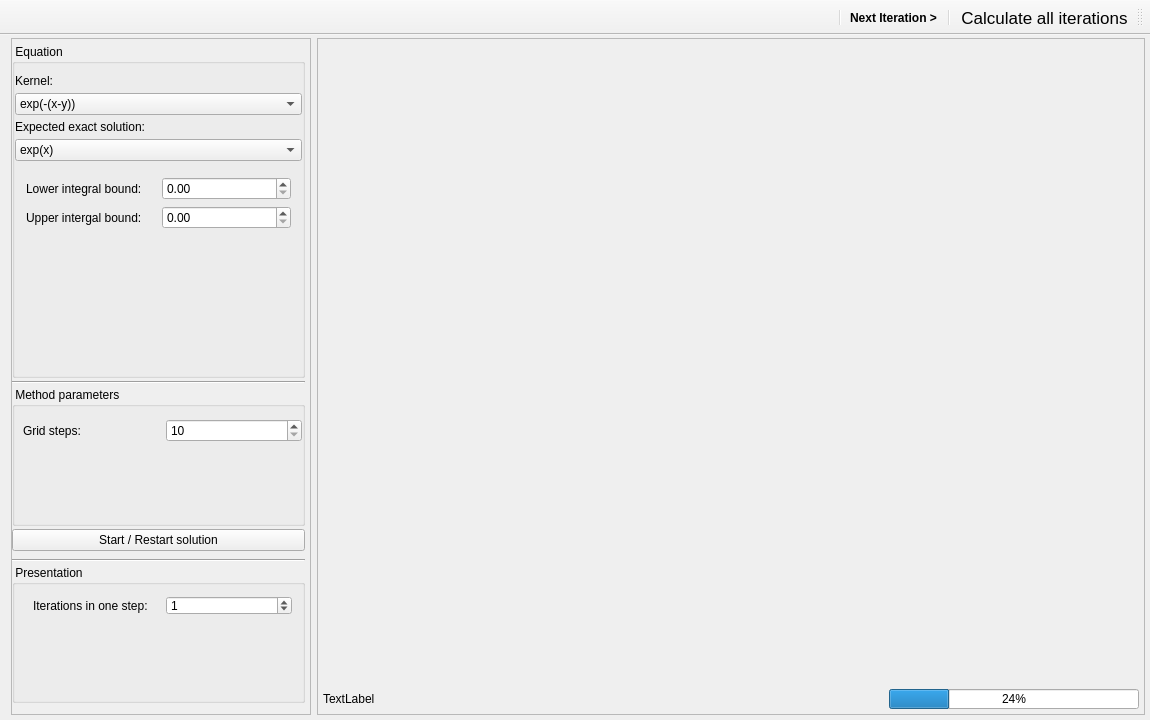
<?xml version="1.0" encoding="UTF-8"?>
<ui version="4.0">
 <class>MainWindow</class>
 <widget class="QMainWindow" name="MainWindow">
  <property name="geometry">
   <rect>
    <x>0</x>
    <y>0</y>
    <width>1150</width>
    <height>720</height>
   </rect>
  </property>
  <property name="sizePolicy">
   <sizepolicy hsizetype="Fixed" vsizetype="Preferred">
    <horstretch>0</horstretch>
    <verstretch>0</verstretch>
   </sizepolicy>
  </property>
  <property name="windowTitle">
   <string>Intergal equation solver (featuring interations method)</string>
  </property>
  <widget class="QWidget" name="centralWidget">
   <layout class="QGridLayout" name="gridLayout">
    <property name="topMargin">
     <number>3</number>
    </property>
    <property name="rightMargin">
     <number>5</number>
    </property>
    <property name="bottomMargin">
     <number>5</number>
    </property>
    <item row="0" column="0">
     <widget class="QFrame" name="frame">
      <property name="sizePolicy">
       <sizepolicy hsizetype="Fixed" vsizetype="Preferred">
        <horstretch>0</horstretch>
        <verstretch>0</verstretch>
       </sizepolicy>
      </property>
      <property name="minimumSize">
       <size>
        <width>300</width>
        <height>0</height>
       </size>
      </property>
      <property name="frameShape">
       <enum>QFrame::StyledPanel</enum>
      </property>
      <property name="frameShadow">
       <enum>QFrame::Raised</enum>
      </property>
      <layout class="QVBoxLayout" name="verticalLayout">
       <property name="spacing">
        <number>3</number>
       </property>
       <property name="leftMargin">
        <number>0</number>
       </property>
       <property name="topMargin">
        <number>5</number>
       </property>
       <property name="rightMargin">
        <number>5</number>
       </property>
       <item>
        <widget class="QGroupBox" name="groupBox_3">
         <property name="title">
          <string> Equation</string>
         </property>
         <layout class="QVBoxLayout" name="verticalLayout_2">
          <property name="spacing">
           <number>5</number>
          </property>
          <property name="leftMargin">
           <number>0</number>
          </property>
          <property name="topMargin">
           <number>10</number>
          </property>
          <property name="rightMargin">
           <number>0</number>
          </property>
          <property name="bottomMargin">
           <number>0</number>
          </property>
          <item>
           <widget class="QLabel" name="label_5">
            <property name="sizePolicy">
             <sizepolicy hsizetype="Preferred" vsizetype="Fixed">
              <horstretch>0</horstretch>
              <verstretch>0</verstretch>
             </sizepolicy>
            </property>
            <property name="text">
             <string>Kernel:</string>
            </property>
           </widget>
          </item>
          <item>
           <widget class="QComboBox" name="kernelType">
            <item>
             <property name="text">
              <string>exp(-(x-y))</string>
             </property>
            </item>
            <item>
             <property name="text">
              <string>exp(ixy)   -  Dirichlet</string>
             </property>
            </item>
           </widget>
          </item>
          <item>
           <widget class="QLabel" name="label_4">
            <property name="sizePolicy">
             <sizepolicy hsizetype="Preferred" vsizetype="Fixed">
              <horstretch>0</horstretch>
              <verstretch>0</verstretch>
             </sizepolicy>
            </property>
            <property name="text">
             <string>Expected exact solution:</string>
            </property>
           </widget>
          </item>
          <item>
           <widget class="QComboBox" name="expectedSolution">
            <item>
             <property name="text">
              <string>exp(x)</string>
             </property>
            </item>
            <item>
             <property name="text">
              <string>x</string>
             </property>
            </item>
            <item>
             <property name="text">
              <string>1</string>
             </property>
            </item>
           </widget>
          </item>
          <item>
           <widget class="QWidget" name="widget" native="true">
            <layout class="QGridLayout" name="gridLayout_3">
             <item row="0" column="0">
              <widget class="QLabel" name="label">
               <property name="text">
                <string>Lower integral bound:</string>
               </property>
              </widget>
             </item>
             <item row="0" column="1">
              <widget class="QDoubleSpinBox" name="lowerBoundInput"/>
             </item>
             <item row="1" column="0">
              <widget class="QLabel" name="label_2">
               <property name="text">
                <string>Upper intergal bound:</string>
               </property>
              </widget>
             </item>
             <item row="1" column="1">
              <widget class="QDoubleSpinBox" name="upperBoundInput"/>
             </item>
            </layout>
           </widget>
          </item>
          <item>
           <widget class="FormulaView" name="formulaWidget" native="true">
            <property name="sizePolicy">
             <sizepolicy hsizetype="Preferred" vsizetype="Fixed">
              <horstretch>0</horstretch>
              <verstretch>0</verstretch>
             </sizepolicy>
            </property>
            <property name="minimumSize">
             <size>
              <width>0</width>
              <height>120</height>
             </size>
            </property>
           </widget>
          </item>
          <item>
           <spacer name="verticalSpacer">
            <property name="orientation">
             <enum>Qt::Vertical</enum>
            </property>
            <property name="sizeType">
             <enum>QSizePolicy::Fixed</enum>
            </property>
            <property name="sizeHint" stdset="0">
             <size>
              <width>20</width>
              <height>10</height>
             </size>
            </property>
           </spacer>
          </item>
         </layout>
        </widget>
       </item>
       <item>
        <widget class="Line" name="line_2">
         <property name="orientation">
          <enum>Qt::Horizontal</enum>
         </property>
        </widget>
       </item>
       <item>
        <widget class="QGroupBox" name="groupBox">
         <property name="styleSheet">
          <string notr="true"/>
         </property>
         <property name="title">
          <string> Method parameters</string>
         </property>
         <widget class="QWidget" name="widget_2" native="true">
          <property name="geometry">
           <rect>
            <x>0</x>
            <y>20</y>
            <width>301</width>
            <height>47</height>
           </rect>
          </property>
          <layout class="QGridLayout" name="gridLayout_2">
           <item row="0" column="0">
            <widget class="QLabel" name="label_3">
             <property name="text">
              <string>Grid steps:</string>
             </property>
            </widget>
           </item>
           <item row="0" column="1">
            <widget class="QSpinBox" name="gridStepsInput">
             <property name="minimum">
              <number>10</number>
             </property>
             <property name="maximum">
              <number>100000</number>
             </property>
            </widget>
           </item>
          </layout>
         </widget>
        </widget>
       </item>
       <item>
        <widget class="QPushButton" name="btnStartSolving">
         <property name="text">
          <string>Start / Restart solution</string>
         </property>
        </widget>
       </item>
       <item>
        <spacer name="verticalSpacer_2">
         <property name="orientation">
          <enum>Qt::Vertical</enum>
         </property>
         <property name="sizeType">
          <enum>QSizePolicy::Fixed</enum>
         </property>
         <property name="sizeHint" stdset="0">
          <size>
           <width>20</width>
           <height>5</height>
          </size>
         </property>
        </spacer>
       </item>
       <item>
        <widget class="Line" name="line">
         <property name="orientation">
          <enum>Qt::Horizontal</enum>
         </property>
        </widget>
       </item>
       <item>
        <widget class="QGroupBox" name="groupBox_2">
         <property name="title">
          <string> Presentation</string>
         </property>
         <widget class="QWidget" name="layoutWidget">
          <property name="geometry">
           <rect>
            <x>10</x>
            <y>20</y>
            <width>281</width>
            <height>41</height>
           </rect>
          </property>
          <layout class="QGridLayout" name="gridLayout_4">
           <item row="0" column="0">
            <widget class="QLabel" name="label_6">
             <property name="text">
              <string>Iterations in one step:</string>
             </property>
            </widget>
           </item>
           <item row="0" column="1">
            <widget class="QSpinBox" name="iterationsInOneStep">
             <property name="value">
              <number>1</number>
             </property>
            </widget>
           </item>
          </layout>
         </widget>
        </widget>
       </item>
      </layout>
     </widget>
    </item>
    <item row="0" column="1">
     <widget class="QFrame" name="frame_2">
      <property name="frameShape">
       <enum>QFrame::StyledPanel</enum>
      </property>
      <property name="frameShadow">
       <enum>QFrame::Raised</enum>
      </property>
      <layout class="QVBoxLayout" name="verticalLayout_3">
       <property name="leftMargin">
        <number>0</number>
       </property>
       <property name="topMargin">
        <number>0</number>
       </property>
       <property name="rightMargin">
        <number>0</number>
       </property>
       <property name="bottomMargin">
        <number>0</number>
       </property>
       <item>
        <widget class="QCustomPlot" name="plotWidget" native="true"/>
       </item>
       <item>
        <widget class="QWidget" name="widget_3" native="true">
         <property name="sizePolicy">
          <sizepolicy hsizetype="Preferred" vsizetype="Fixed">
           <horstretch>0</horstretch>
           <verstretch>0</verstretch>
          </sizepolicy>
         </property>
         <property name="minimumSize">
          <size>
           <width>0</width>
           <height>25</height>
          </size>
         </property>
         <layout class="QHBoxLayout" name="horizontalLayout">
          <property name="leftMargin">
           <number>5</number>
          </property>
          <property name="topMargin">
           <number>0</number>
          </property>
          <property name="rightMargin">
           <number>5</number>
          </property>
          <property name="bottomMargin">
           <number>5</number>
          </property>
          <item>
           <widget class="QLabel" name="statusLabel">
            <property name="autoFillBackground">
             <bool>false</bool>
            </property>
            <property name="text">
             <string>TextLabel</string>
            </property>
            <property name="scaledContents">
             <bool>false</bool>
            </property>
           </widget>
          </item>
          <item>
           <spacer name="horizontalSpacer">
            <property name="orientation">
             <enum>Qt::Horizontal</enum>
            </property>
            <property name="sizeHint" stdset="0">
             <size>
              <width>40</width>
              <height>20</height>
             </size>
            </property>
           </spacer>
          </item>
          <item>
           <widget class="QProgressBar" name="progressBar">
            <property name="minimumSize">
             <size>
              <width>40</width>
              <height>0</height>
             </size>
            </property>
            <property name="maximumSize">
             <size>
              <width>250</width>
              <height>20</height>
             </size>
            </property>
            <property name="value">
             <number>24</number>
            </property>
           </widget>
          </item>
         </layout>
        </widget>
       </item>
      </layout>
     </widget>
    </item>
   </layout>
  </widget>
  <widget class="QToolBar" name="mainToolBar">
   <property name="mouseTracking">
    <bool>false</bool>
   </property>
   <property name="layoutDirection">
    <enum>Qt::RightToLeft</enum>
   </property>
   <property name="toolButtonStyle">
    <enum>Qt::ToolButtonTextBesideIcon</enum>
   </property>
   <attribute name="toolBarArea">
    <enum>TopToolBarArea</enum>
   </attribute>
   <attribute name="toolBarBreak">
    <bool>false</bool>
   </attribute>
   <addaction name="actionCalculate_all_iterations"/>
   <addaction name="separator"/>
   <addaction name="actionNextStep"/>
   <addaction name="separator"/>
  </widget>
  <action name="actionCalculate_all_iterations">
   <property name="text">
    <string>Calculate all iterations</string>
   </property>
   <property name="font">
    <font>
     <pointsize>13</pointsize>
     <weight>50</weight>
     <italic>false</italic>
     <bold>false</bold>
     <underline>false</underline>
     <strikeout>false</strikeout>
    </font>
   </property>
  </action>
  <action name="actionPrevIteration">
   <property name="text">
    <string>&lt; Prev Iteration</string>
   </property>
   <property name="font">
    <font>
     <weight>75</weight>
     <bold>true</bold>
    </font>
   </property>
  </action>
  <action name="actionNextStep">
   <property name="text">
    <string>Next Iteration &gt;</string>
   </property>
   <property name="font">
    <font>
     <weight>75</weight>
     <bold>true</bold>
    </font>
   </property>
  </action>
 </widget>
 <layoutdefault spacing="6" margin="11"/>
 <customwidgets>
  <customwidget>
   <class>QCustomPlot</class>
   <extends>QWidget</extends>
   <header>qcustomplot.h</header>
   <container>1</container>
  </customwidget>
  <customwidget>
   <class>FormulaView</class>
   <extends>QWidget</extends>
   <header>formulaview.h</header>
   <container>1</container>
  </customwidget>
 </customwidgets>
 <resources/>
 <connections>
  <connection>
   <sender>actionCalculate_all_iterations</sender>
   <signal>triggered()</signal>
   <receiver>MainWindow</receiver>
   <slot>onActionCalculate()</slot>
   <hints>
    <hint type="sourcelabel">
     <x>-1</x>
     <y>-1</y>
    </hint>
    <hint type="destinationlabel">
     <x>551</x>
     <y>342</y>
    </hint>
   </hints>
  </connection>
  <connection>
   <sender>actionNextStep</sender>
   <signal>triggered()</signal>
   <receiver>MainWindow</receiver>
   <slot>onActionNextIteration()</slot>
   <hints>
    <hint type="sourcelabel">
     <x>-1</x>
     <y>-1</y>
    </hint>
    <hint type="destinationlabel">
     <x>574</x>
     <y>348</y>
    </hint>
   </hints>
  </connection>
  <connection>
   <sender>btnStartSolving</sender>
   <signal>clicked()</signal>
   <receiver>MainWindow</receiver>
   <slot>onActionStart()</slot>
   <hints>
    <hint type="sourcelabel">
     <x>156</x>
     <y>552</y>
    </hint>
    <hint type="destinationlabel">
     <x>574</x>
     <y>359</y>
    </hint>
   </hints>
  </connection>
 </connections>
 <slots>
  <slot>onActionCalculate()</slot>
  <slot>onActionPrevIteration()</slot>
  <slot>onActionNextIteration()</slot>
  <slot>onActionStart()</slot>
 </slots>
</ui>
